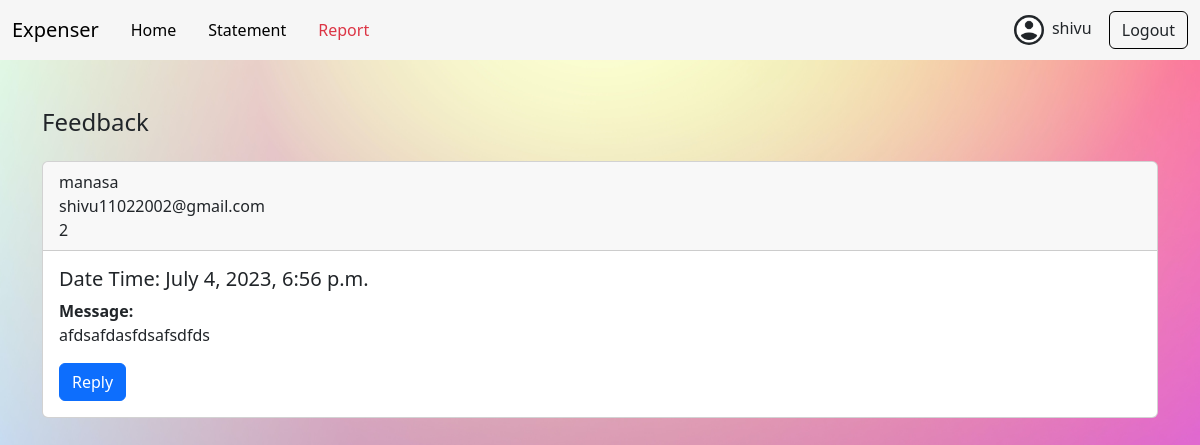
Page /feedv/3/ (signed in) on the committed database.
### home/models.py (models this page shows)
class Feedback(models.Model):
    userid = models.ForeignKey(User, on_delete=models.CASCADE)
    message = models.CharField(max_length=300, null=True)
    created = models.DateTimeField(auto_now_add=True)

### home/views.py (the view)
# urls.py: path('feedv/<str:pk>/', views.FeedV, name='feedv'),
@login_required(login_url='userlogin')
def FeedV(request, pk):
    if request.user.is_superuser:
        info = Feedback.objects.get(id=pk)
        context = {'info':info}
        return render(request, 'feedv.html', context)
    else:
        return redirect('home')

### templates/feedv.html
{% extends 'home.html' %}
{% block content %}
    <div class="container mt-5">
      <div class="my-4">
        <h4>Feedback </h4>
      </div>
      <div>
        <div class="card">
            <div class="card-header">
              {{info.userid.username}} <br>
              {{info.userid.email}}<br>
              {{info.userid.id}}
            </div>
            <div class="card-body">
              <h5 class="card-title">Date Time: {{info.created}}</h5>
              <p class="card-text"><b>Message: </b><br> {{info.message}}</p>
              <a href="#" class="btn btn-primary">Reply</a>
            </div>
          </div>
      </div>
    </div>
{% endblock %}

### templates/home.html (shortened to what this page needs)
{% load static %}
<!DOCTYPE html>
<html lang="en">
<head>
    <link rel="stylesheet" href="https://cdn.jsdelivr.net/npm/bootstrap-icons@1.10.5/font/bootstrap-icons.css">
    <link href="https://cdn.jsdelivr.net/npm/bootstrap@5.3.0/dist/css/bootstrap.min.css" rel="stylesheet">
  </head>
<body>
    <nav class="navbar navbar-expand-lg" style="background-color:  #f6f6f6;">
        <div class="container-fluid">
          <a class="navbar-brand" href="#">Expenser</a>
          <div class="collapse navbar-collapse" id="navbarSupportedContent">
            <ul class="navbar-nav me-auto mb-2 mb-lg-0">
              {% if user.is_authenticated %}
                <a href="{% url 'home' %}" style="text-decoration: none;" class="mx-3 text-black">Home</a>
                <a href="{% url 'statement' %}" style="text-decoration: none;" class="mx-3 text-black">Statement</a>
                <a href="{% url 'report' %}" style="text-decoration: none;" class="mx-3 text-danger">Report</a>
              {% endif %}
            </ul>
            <div>
              {% if request.user.is_authenticated %}
                <button class="btn btn-white border-none"> <img src="{% static 'images/person.png' %}" style="width: 30px;" alt="" class="img-fluid rounded-circle bg-dark mx-2">{{request.user.username}}</button>
                <a href="{% url 'userlogout' %}"><button class="btn btn-white" style="border: 1px solid black;">Logout</button></a>
              {% else %}
                <a href="{% url 'userlogin' %}"><button class="btn btn-dark">Login</button></a>
              {% endif %}
            </div>
          </div>
        </div>
      </nav>
      {% block content %}{% endblock%}
</body>
</html>

### rows in the picture
Feedback: userid.username "manasa", userid.email "shivu11022002@gmail.com", userid.id "2", created "July 4, 2023, 6:56 p.m.", message "afdsafdasfdsafsdfds"

### other values in the picture
{{ request.user.username }} "shivu"
